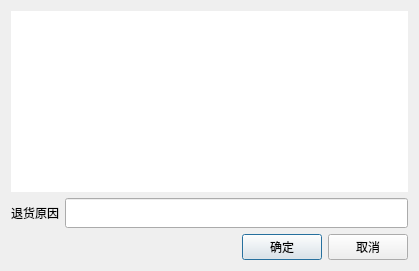
<?xml version="1.0" encoding="UTF-8"?>
<ui version="4.0">
 <class>kds_quit_reason</class>
 <widget class="QDialog" name="kds_quit_reason">
  <property name="geometry">
   <rect>
    <x>0</x>
    <y>0</y>
    <width>419</width>
    <height>271</height>
   </rect>
  </property>
  <property name="windowTitle">
   <string>Dialog</string>
  </property>
  <layout class="QVBoxLayout" name="verticalLayout">
   <item>
    <widget class="QTableView" name="tableView">
     <property name="frameShape">
      <enum>QFrame::NoFrame</enum>
     </property>
     <property name="showGrid">
      <bool>false</bool>
     </property>
    </widget>
   </item>
   <item>
    <layout class="QHBoxLayout" name="horizontalLayout_2">
     <item>
      <widget class="QLabel" name="label">
       <property name="text">
        <string>退货原因</string>
       </property>
      </widget>
     </item>
     <item>
      <widget class="QLineEdit" name="lineEdit">
       <property name="minimumSize">
        <size>
         <width>0</width>
         <height>30</height>
        </size>
       </property>
      </widget>
     </item>
    </layout>
   </item>
   <item>
    <layout class="QHBoxLayout" name="horizontalLayout">
     <item>
      <spacer name="horizontalSpacer">
       <property name="orientation">
        <enum>Qt::Horizontal</enum>
       </property>
       <property name="sizeHint" stdset="0">
        <size>
         <width>40</width>
         <height>20</height>
        </size>
       </property>
      </spacer>
     </item>
     <item>
      <widget class="QPushButton" name="pushButton_ok">
       <property name="text">
        <string>确定</string>
       </property>
      </widget>
     </item>
     <item>
      <widget class="QPushButton" name="pushButton_cancel">
       <property name="text">
        <string>取消</string>
       </property>
      </widget>
     </item>
    </layout>
   </item>
  </layout>
 </widget>
 <resources/>
 <connections/>
</ui>
